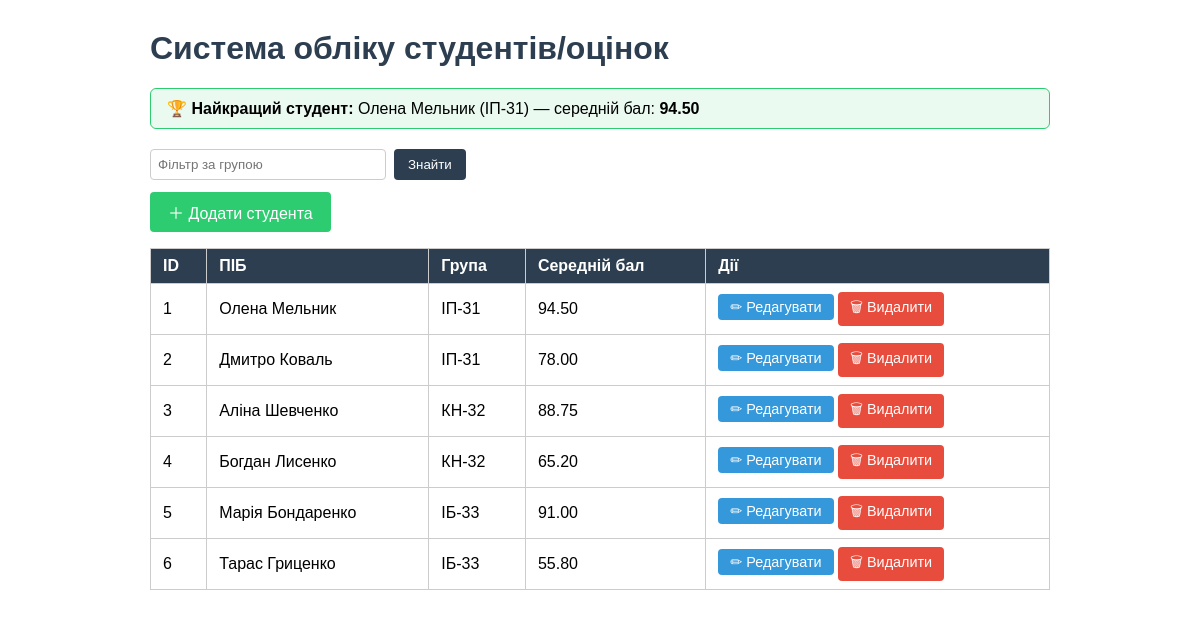
Screenshot of /practicum04/index.php with the database file from the repository.
### tables this page shows
CREATE TABLE IF NOT EXISTS students (
    id            INT UNSIGNED AUTO_INCREMENT PRIMARY KEY,
    name          VARCHAR(120)   NOT NULL,
    group_name    VARCHAR(60)    NOT NULL,
    average_grade DECIMAL(5, 2)  NOT NULL DEFAULT 0.00,
    created_at    TIMESTAMP      DEFAULT CURRENT_TIMESTAMP
);

### practicum04/students.php (called while the page is built, shortened)
<?php
function getAllStudents(PDO $pdo): array
{
    return $pdo->query('SELECT * FROM students ORDER BY id')->fetchAll();
}
function topStudent(PDO $pdo): array|false
{
    return $pdo->query('SELECT * FROM students ORDER BY average_grade DESC LIMIT 1')->fetch();
}

### practicum04/index.php (the view, shortened to what this page needs)
<?php
$pdo = require_once __DIR__ . '/db.php';
require_once __DIR__ . '/students.php';
$filterGroup = trim($_GET['group'] ?? '');
$students    = $filterGroup
    ? findByGroup($pdo, $filterGroup)
    : getAllStudents($pdo);
$top = topStudent($pdo);
?>
<!DOCTYPE html>
<html lang="uk">
<head>
</head>
<body>
<h1>Система обліку студентів/оцінок</h1>
<?php if ($top): ?>
<div class="top-box">
    🏆 <strong>Найкращий студент:</strong>
    <?= htmlspecialchars($top['name']) ?>
    (<?= htmlspecialchars($top['group_name']) ?>)
    — середній бал: <strong><?= number_format($top['average_grade'], 2) ?></strong>
</div>
<?php endif; ?>
<form method="get" class="search">
    <input type="text" name="group" placeholder="Фільтр за групою"
           value="<?= htmlspecialchars($filterGroup) ?>">
    <button type="submit">Знайти</button>
</form>
<a href="add.php" class="btn btn-add">＋ Додати студента</a>
<table>
    <thead>
        <tr>
            <th>ID</th>
            <th>ПІБ</th>
            <th>Група</th>
            <th>Середній бал</th>
            <th>Дії</th>
        </tr>
    </thead>
    <tbody>
    <?php if ($students): ?>
        <?php foreach ($students as $s): ?>
        <tr>
            <td><?= (int) $s['id'] ?></td>
            <td><?= htmlspecialchars($s['name']) ?></td>
            <td><?= htmlspecialchars($s['group_name']) ?></td>
            <td><?= number_format((float) $s['average_grade'], 2) ?></td>
            <td>
                <a href="edit.php?id=<?= (int) $s['id'] ?>" class="btn btn-edit">✏ Редагувати</a>
                <a href="delete.php?id=<?= (int) $s['id'] ?>" class="btn btn-del"
                   onclick="return confirm('Видалити студента «<?= htmlspecialchars($s['name'], ENT_QUOTES) ?>»?')">
                   🗑 Видалити
                </a>
            </td>
        </tr>
        <?php endforeach; ?>
    <?php else: ?>
        <tr><td colspan="5" style="text-align:center;color:#999">Записів не знайдено</td></tr>
    <?php endif; ?>
    </tbody>
</table>
</body>
</html>

### practicum04/index.php (style rules this page uses)
body { font-family: Arial, sans-serif; max-width: 900px; margin: 30px auto; padding: 0 16px; }
h1 { color: #2c3e50; }
table { width: 100%; border-collapse: collapse; margin-top: 16px; }
th, td { border: 1px solid #ccc; padding: 8px 12px; text-align: left; }
th { background: #2c3e50; color: #fff; }
.top-box { background: #eafaf1; border: 1px solid #2ecc71; padding: 10px 16px; border-radius: 6px; margin-bottom: 20px; }
.btn { padding: 5px 12px; border: none; border-radius: 4px; cursor: pointer; font-size: 0.9em; text-decoration: none; display: inline-block; }
.btn-edit { background: #3498db; color: #fff; }
.btn-del { background: #e74c3c; color: #fff; }
.btn-add { background: #2ecc71; color: #fff; font-size: 1em; padding: 8px 18px; }
.search { display: flex; gap: 8px; margin-bottom: 12px; }
.search input { padding: 7px; border: 1px solid #ccc; border-radius: 4px; width: 220px; }
.search button { padding: 7px 14px; border: none; background: #2c3e50; color:#fff; border-radius: 4px; cursor: pointer; }

### rows the page displays
students: name "Олена Мельник", group_name "ІП-31", average_grade "94.50", id "1"
students: id "2", name "Дмитро Коваль", group_name "ІП-31", average_grade "78.00"
students: id "3", name "Аліна Шевченко", group_name "КН-32", average_grade "88.75"
students: id "4", name "Богдан Лисенко", group_name "КН-32", average_grade "65.20"
students: id "5", name "Марія Бондаренко", group_name "ІБ-33", average_grade "91.00"
students: id "6", name "Тарас Гриценко", group_name "ІБ-33", average_grade "55.80"
